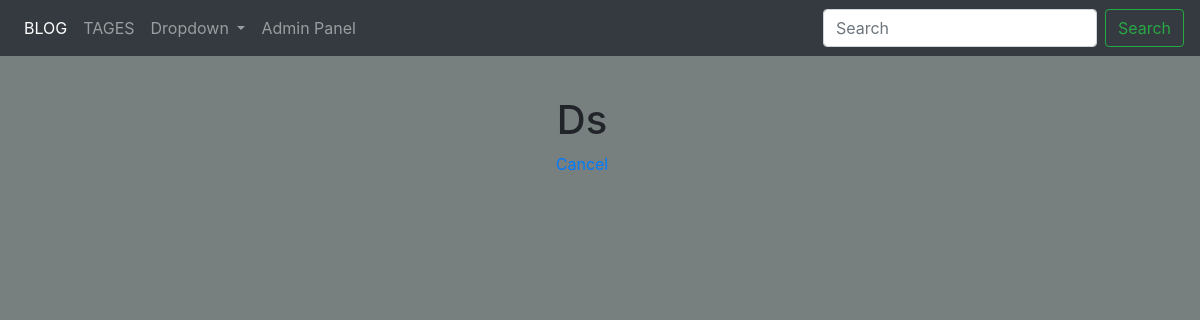
The app's page /tag/ds/, older data.
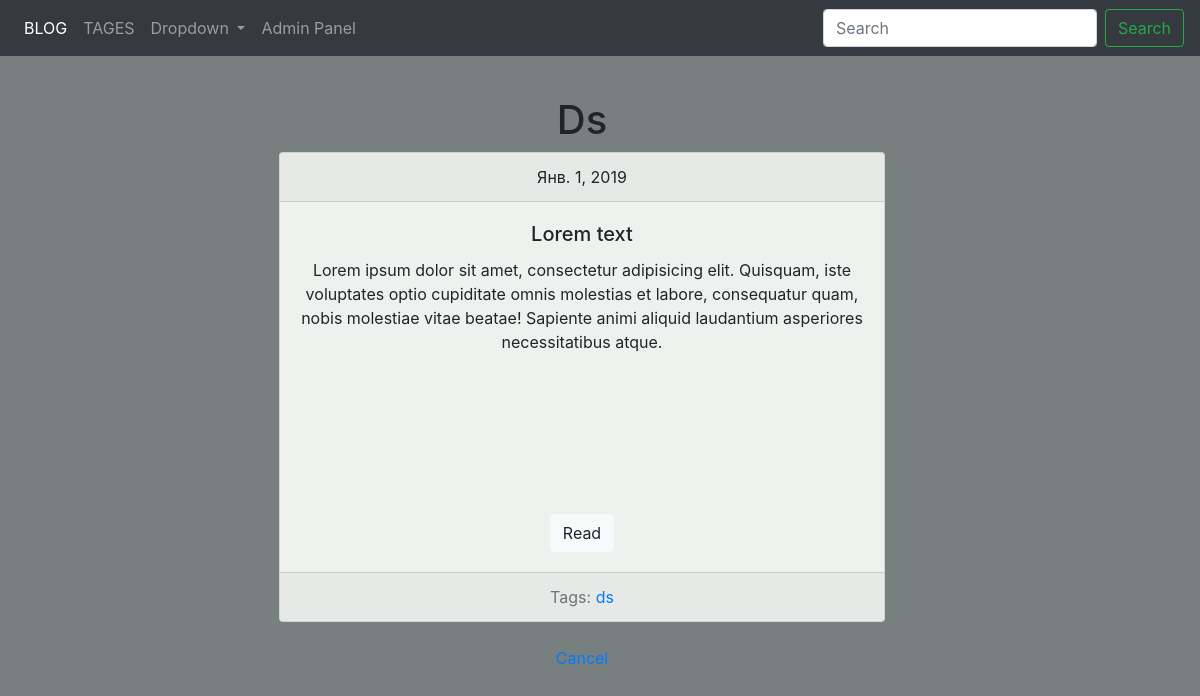
The same page, newer data.
### blog/models.py (models this page shows, shortened)
class Tag(models.Model):
    title = models.CharField(max_length=50)
    slug = models.SlugField(max_length=50, unique=True)
    def get_absolute_url(self):
        return reverse('tag_datayl_views', kwargs={'slug':self.slug})
    class Meta:
        ordering = ['title']

class Post(models.Model):
    title = models.CharField(max_length = 200, db_index = True)
    slug = models.SlugField(max_length=150, blank=True, unique = True)
    body = models.TextField(blank=True, db_index=True)
    date = models.DateField(auto_now_add=True)
    tag = models.ManyToManyField('Tag', blank=True, related_name='posts')
    def get_absolute_url(self):
        return reverse('post_datayl_url', kwargs={'slug':self.slug})
    class Meta:
        ordering = ['-date']

### blog/views.py (the view)
# urls.py: path('tag/<str:slug>/', TagDetail.as_view(), name='tag_datayl_views'),
class TagDetail(ObjectDetailMixin, View):
	model = Tag
	template = 'blog/tag_datayl.html'

### blog/utils.py (called while the page is built)
	def get(self, request, slug):
		obj = get_object_or_404(self.model, slug__iexact=slug)
		return render(request, self.template, context={self.model.__name__.lower(): obj, 'admin_object': obj, 'detayl': True})

### blog/templates/blog/tag_datayl.html (shortened to what this page needs)
{% extends "blog/base_blog.html" %}
{% block content %}
	<h1>{{ tag.title|title }}</h1>
	{% for post in tag.posts.all %}
		{% include "blog/includes/post_card_template.html" %}
	{% endfor %}
	<a href="{% url 'tags_list_url' %}">Cancel</a>
{% endblock content %}

### blog/templates/blog/includes/post_card_template.html
<div class="card mb-4">
	<div class="card-header">
		{{post.date}}
	</div>
	<div class="card-body">
		<h5 class="card-title">{{post.title}}</h5>
		<p class="card-text">{{post.body|truncatechars:250}}</p>
		<a href="{{ post.get_absolute_url }}" class="btn btn-light">Read</a>
	</div>
	<div class="card-footer text-muted">
		Tags:
		{% for tag in post.tag.all %}
			<a href="{{ tag.get_absolute_url }}">{{ tag.title }}</a>
		{% endfor %}
	</div>
</div>

Row changes from the older to the newer data that the page shows:
added Post: date "Янв. 1, 2019", title "Lorem text", body "Lorem ipsum dolor sit amet, consectetur adipisicing elit. Quisquam, iste voluptates optio cupiditate omnis molestias et labore, consequatur quam, nobis molestiae vitae beatae! Sapiente animi aliquid laudantium asperiores necessitatibus atque.", Tag (title "ds")
